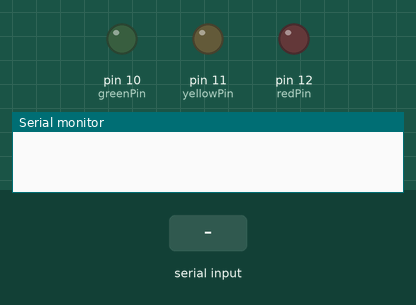
Recording of a sketch running on a simulated Arduino Uno, built with avr-gcc and run on an emulated ATmega328P. On the bench: output pins drawn as LEDs (lit = HIGH), the last lines printed to the serial monitor. The test bench sets the inputs (shaded band).

Above: at 1.2 s.
1.3 s: byte 1 (1) received over Serial
At 1.6 s:
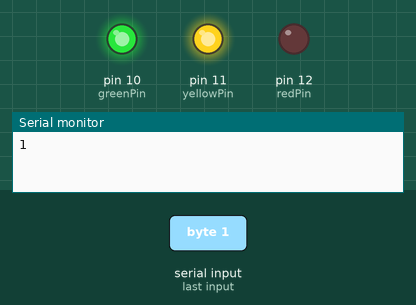
At 3.6 s:
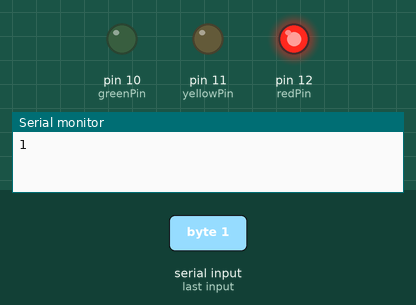
Timing chart, 0 to 8.8 s (numbered marks = the images above; inputs shaded):
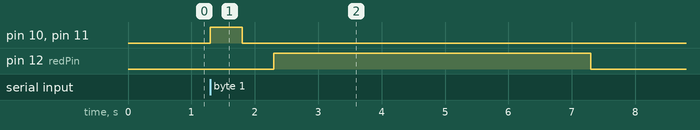

The sketch:

InternetConnection.ino
```cpp
int greenPin = 10;                // Green LED connected to digital pin 10
int redPin = 12;                  // Red LED connected to digital pin 12
int yellowPin = 11;               // Yellow LED connected to digital pin 11
int greenOn = 1000;               // 1 seconds default green time
int key;                          //variable to indicate increase or decrease
void setup()                      // run once, when the sketch starts
{
  Serial.begin(9600);             // set up serial input
  pinMode(redPin, OUTPUT);        // sets the digital pin as output
  pinMode(yellowPin, OUTPUT);     // sets the digital pin as output
  pinMode(greenPin, OUTPUT);      // sets the digital pin as output
}

void loop()                       // run over and over again
{
  if(Serial.available()>0) {
    key = Serial.read();
    Serial.print(key);
    Serial.println();
    if(key == 1){                 //decrease green time
        greenOn=greenOn - 1000;
        digitalWrite(greenPin, HIGH);   // sets the Green LED on
        delay(greenOn);                   // waits for ten seconds
        digitalWrite(yellowPin, HIGH);  // sets the Yellow LED on
        delay(500);
        digitalWrite(greenPin, LOW);    // sets the Green LED off
        digitalWrite(yellowPin, LOW);   // sets the Yellow LED off
        delay(500);                     // waits for half a second

        digitalWrite(redPin, HIGH);     // sets the Red LED on
        delay(5000);                   // waits for ten seconds
        digitalWrite(redPin, LOW);      // sets the Red LED off
    }else if(key == 2){         //increase green time
        greenOn=greenOn + 1000;
        digitalWrite(greenPin, HIGH);   // sets the Green LED on
        delay(greenOn);                   // waits for ten seconds
        digitalWrite(yellowPin, HIGH);  // sets the Yellow LED on
        delay(500);
        digitalWrite(greenPin, LOW);    // sets the Green LED off
        digitalWrite(yellowPin, LOW);   // sets the Yellow LED off
        delay(500);                     // waits for half a second

        digitalWrite(redPin, HIGH);     // sets the Red LED on
        delay(5000);                   // waits for ten seconds
        digitalWrite(redPin, LOW);      // sets the Red LED off
    }
  }
}
```

Measured:
- after the input at 1.3 s, pin 10 (greenPin), pin 11 (yellowPin): LOW → HIGH at once, → LOW 0.50 s later; pin 12 (redPin): LOW → HIGH after 1.0 s, → LOW 5.0 s later
